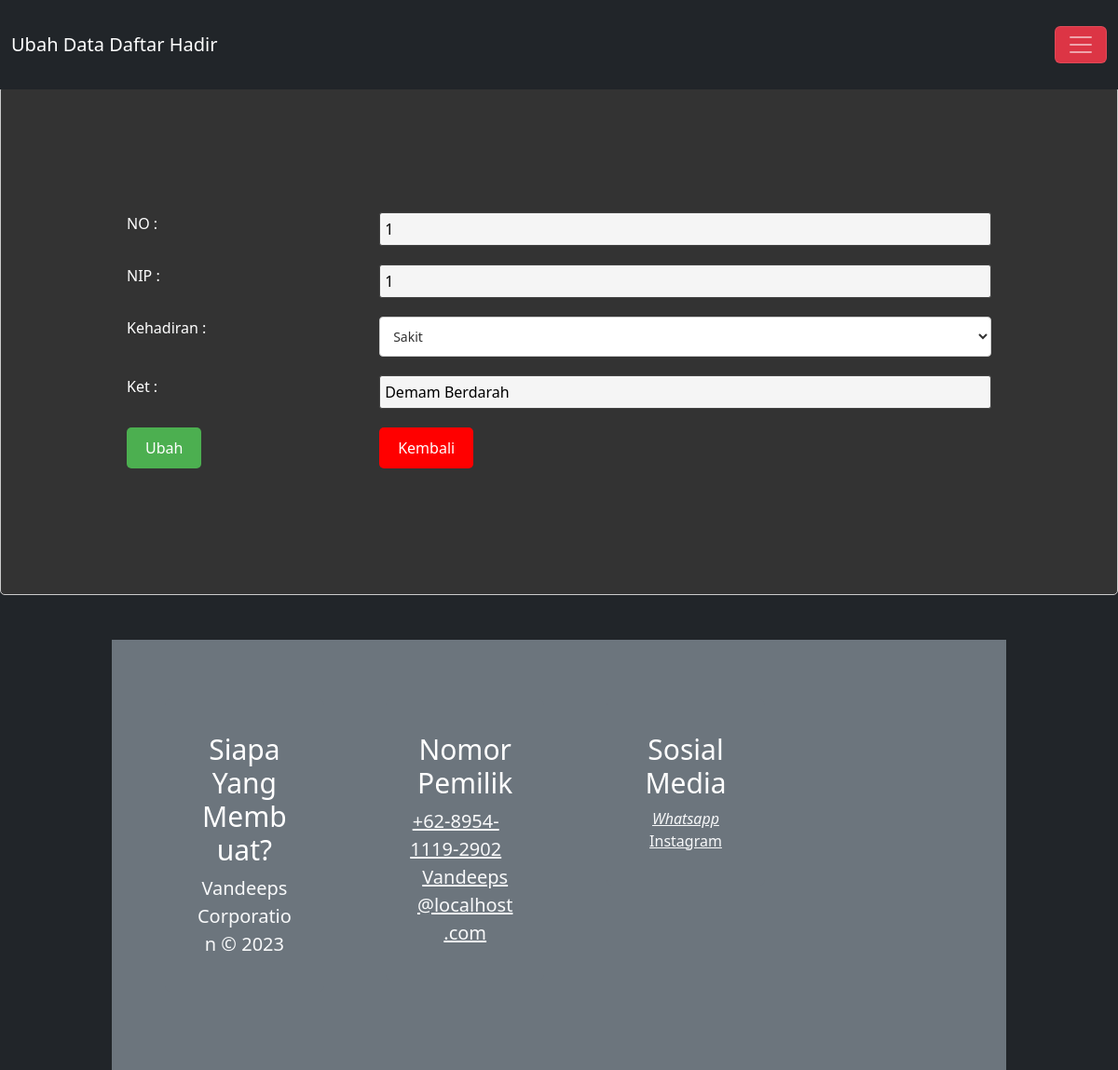
The page /editabsen.php?No=1 on the database as committed earlier.
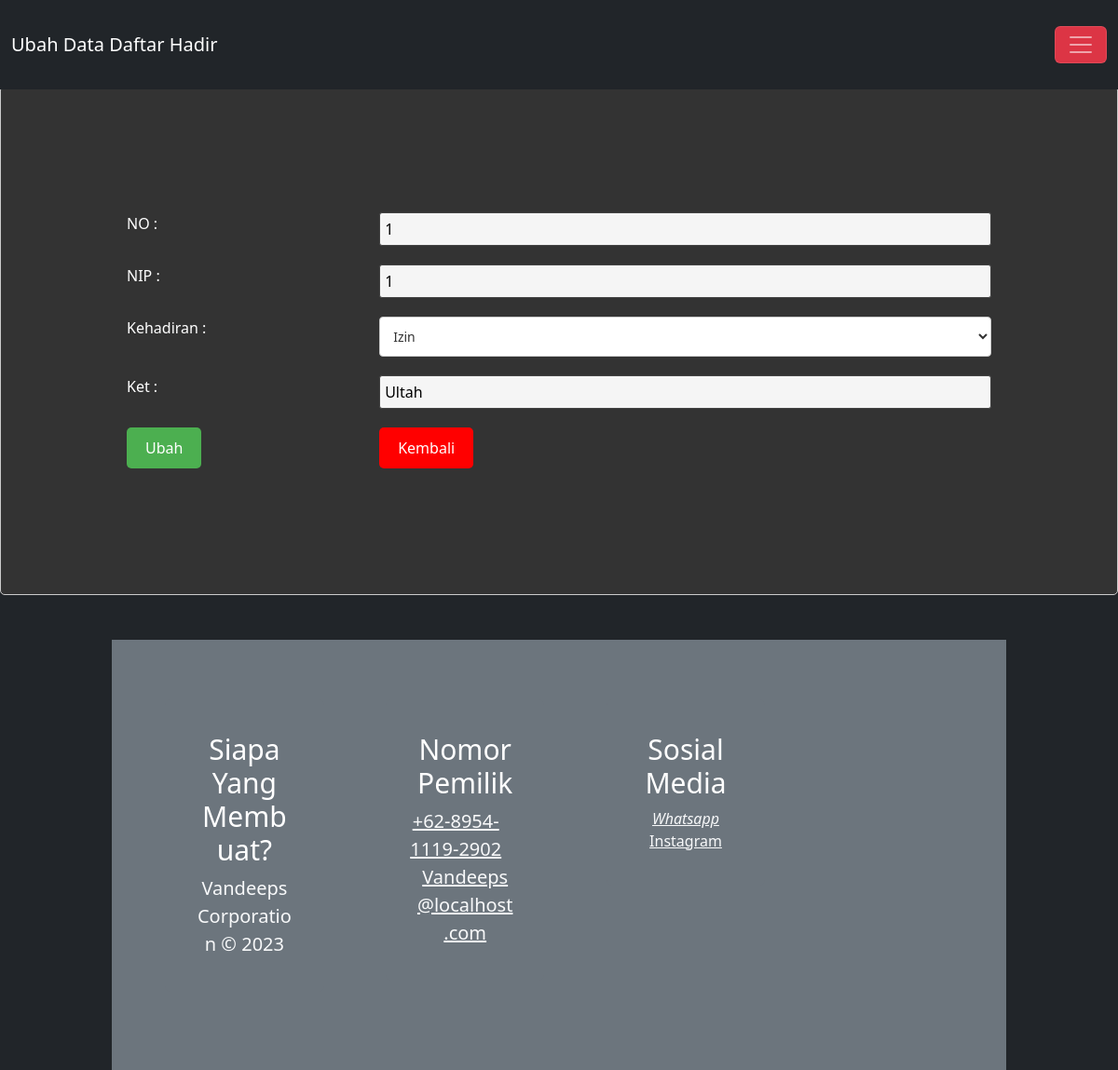
The same page on the database as committed later.
### tables this page shows
CREATE TABLE `tb_absen` (
  `No` int(10) NOT NULL,
  `NIP` varchar(16) NOT NULL,
  `absen` enum('Hadir','Sakit','Izin') NOT NULL,
  `tgl` date NOT NULL,
  `Ket` varchar(100) NOT NULL
);

### editabsen.php (the view, shortened to what this page needs)
<!DOCTYPE html>
<html lang="en">
<head>
    <link rel="stylesheet" href="style1.css" />
  <link href="https://cdn.jsdelivr.net/npm/bootstrap@5.3.1/dist/css/bootstrap.min.css" rel="stylesheet">
</head>
<body>
<a class="btn btn-primary" data-bs-toggle="offcanvas" href="#offcanvasExample" role="button" aria-controls="offcanvasExample">
</a>
<nav class="navbar navbar-dark bg-dark fixed-top">
  <div class="container-fluid">
    <a class="navbar-brand" href="#">Ubah Data Daftar Hadir</a>
    <button class="navbar-toggler" type="button" data-bs-toggle="offcanvas" data-bs-target="#offcanvasDarkNavbar" aria-controls="offcanvasDarkNavbar" aria-label="Toggle navigation">
      <span class="navbar-toggler-icon"></span>
    </button>
  </div>
</nav>
</head>
<body>
<h3 align="center">Ubah Data</h3>
    <?php
    include "koneksi.php";
    if(isset($_GET['No'])){
    $a = $_GET['No'];
    $data =  "SELECT * FROM tb_absen WHERE No = '$a'";
    $sql = mysqli_query($koneksi,$data);
    while ($data = mysqli_fetch_array($sql)){
        ?>
  <form action="proceditabsen.php" method="post">
    <table>
      <tbody>
      <tr>
                <td>NO : </td>
                <td><input type="text" name="No" maxlength="11" value="<?php echo $data['No']?>" readonly=""></td>
            </tr>
      <tr>
                <td>NIP : </td>
                <td><input type="text" name="NIP" maxlength="11" value="<?php echo $data['NIP']?>" readonly=""></td>
            </tr>
            <tr>
            <td>Kehadiran : </td>
<td>
  <select name="absen">
    <option value="Izin" <?php if ($data['absen'] == "Izin") echo "selected"; ?>>Izin</option>
    <option value="Sakit" <?php if ($data['absen'] == "Sakit") echo "selected"; ?>>Sakit</option>
  </select>
</td>
            </tr>
            <tr>
                <td>Ket : </td>
                <td><input type="text" name="Ket" maxlength="100" value="<?php echo $data['Ket']?>"></td>
    </tr>
            <tr>
                <td><input class="button-simpan" type="submit" value="Ubah"></td>
                <td><input class="button-kembali" type="button" value="Kembali" onclick="history.go(-1);"></td>
            </tr>
    </table>
    </form>
    <?php
    }
}
    ?>
<footer>
		<div class="jumbotron jumbotron-fluid bg-secondary p-4 mt-5 mb-0">
			<div class="container">
				<div class="row">
					<div class="col-12 col-sm-12 col-md-12 col-lg-4 col-xl-4 cizgi">
						<div class="card bg-secondary border-0">
							<div class="card-body text-light text-center">
								<h5 class="card-title text-white display-4" style="font-size:30px">Siapa Yang Membuat?</h5>
							<p class="d-inline lead">Vandeeps Corporation © 2023<br>
							</p>
							</div>
						</div>
					</div>
					<div class="col-12 col-sm-12 col-md-6 col-lg-4 col-xl-4 cizgi">
						<div class="card bg-secondary border-0">
							<div class="card-body text-center">
								<h5 class="card-title text-white display-4" style="font-size:30px">Nomor Pemilik</h5>
								<a class="text-light d-block lead" style="margin-left: -20px" href="https://wa.me/+62895411192902"><i class="fa fa-phone mr-2"></i>+62-8954-1119-2902</a>
								<a class="text-light d-block lead" href="#"><i class="fa fa-envelope mr-2"></i>Vandeeps@localhost.com</a>
							</div>
						</div>
					</div>
					<div class="col-12 col-sm-12 col-md-6 col-lg-4 col-xl-4">
						<div class="card bg-secondary border-0">
							<div class="card-body text-center">
							<h5 class="card-title text-white display-4" style="font-size:30px">Sosial Media</h5>
									<a class="text-light" href="https://wa.me/+62895411192902"><i class="fa fa-twitter-square fa-fw fa-2x">Whatsapp</i></a>
									<a class="text-light" href="https://instagram.com/evannsss._?igshid=OGQ5ZDc2ODk2ZA=="><i class="fa fa-instagram fa-fw fa-2x"></i>Instagram</a>
							</div>
						</div>
					</div>
				</div>
			</div>
		</div>
	</footer>
</body>
</html>

Rows that differ between the two databases and show on the page:
changed tb_absen id 1: absen "Sakit" → "Izin"; Ket "Demam Berdarah" → "Ultah"
